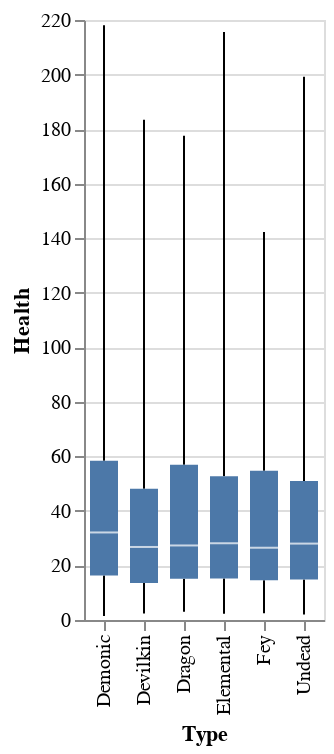

Write notebook code for a chart like this one.
### Code cell
graph_boxplot = Chart(db.dataframe()).mark_boxplot(extent='min-max').encode(x='Type:O', y='Health:Q')
graph_boxplot

### Figure 1 — Vega-Lite specification as saved in the notebook (floating-point values rounded to 4 significant figures; data arrays with more than 128 entries replaced by an {"elided": "..."} marker saying what was removed)
{"config": {"view": {"continuousWidth": 400, "continuousHeight": 300}}, "data": {"name": "data-15a4fc6a37c45a48ec469a971a4a5cf2"}, "mark": {"type": "boxplot", "extent": "min-max"}, "encoding": {"x": {"field": "Type", "type": "ordinal"}, "y": {"field": "Health", "type": "quantitative"}}, "$schema": "https://vega.github.io/schema/vega-lite/v4.17.0.json", "datasets": {"data-15a4fc6a37c45a48ec469a971a4a5cf2": {"elided": "1500 records"}}}
